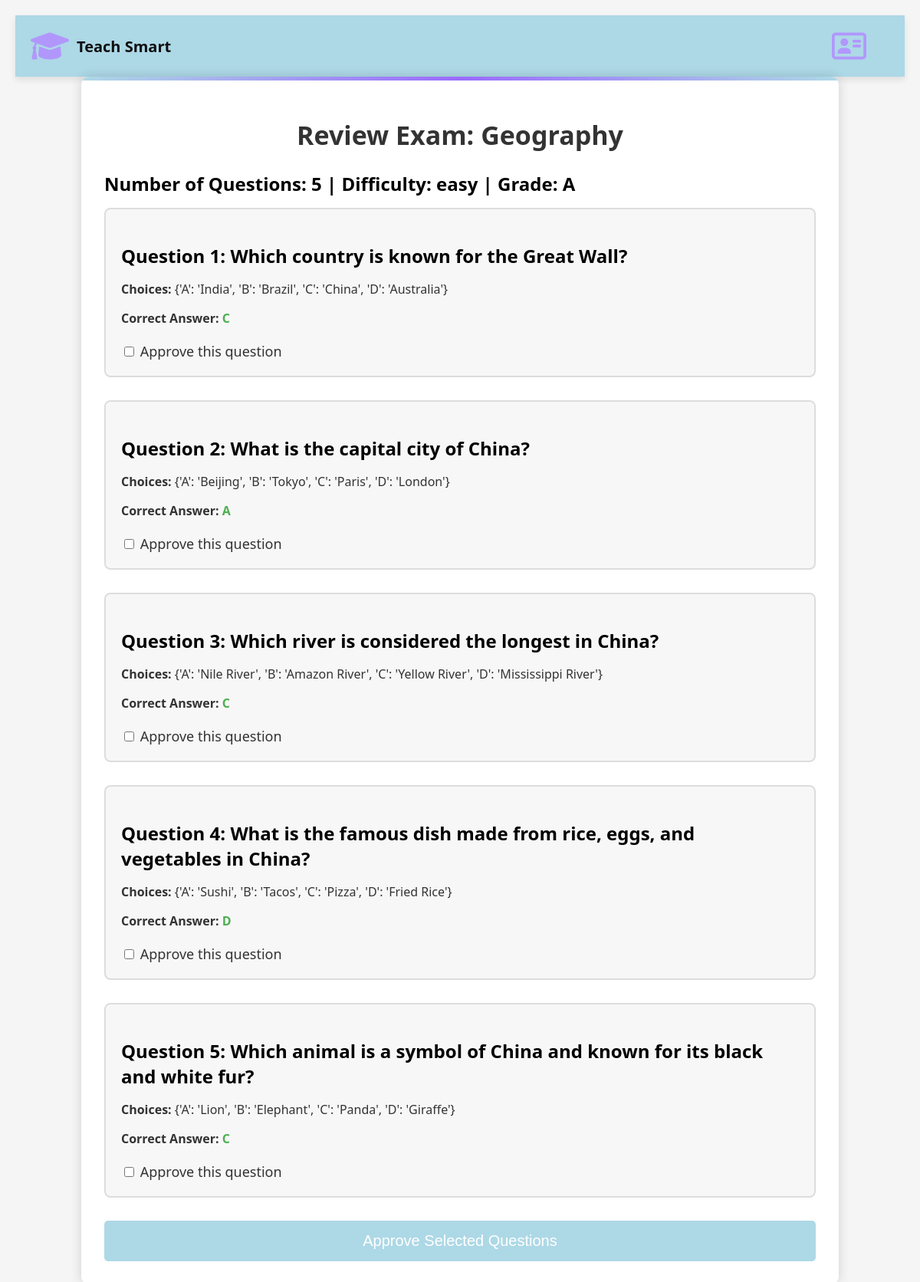
The page /review_exam/2/ on the database as committed earlier.
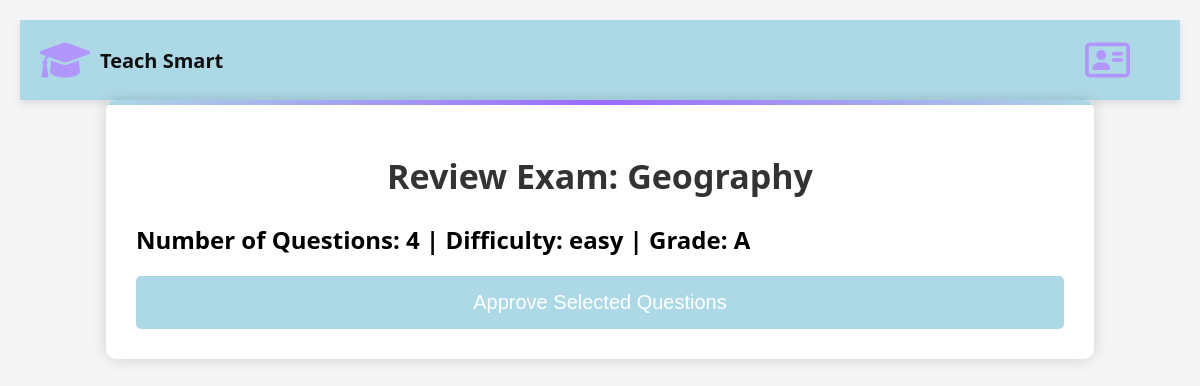
The same page on the database as committed later.
### tsweb/models.py (models this page shows, shortened)
class Exam(models.Model):
    DIFFICULTY_CHOICES = [
        ('easy', 'Easy'),
        ('medium', 'Medium'),
        ('hard', 'Hard'),
    ]
    GRADE_CHOICES = [
        ('A', 'First grade'),
        ('B', 'Second grade'),
        ('C', 'Third grade'),
        ('D', 'Fourth grade'),
        ('E', 'Fifth grade'),
        ('F', 'Sixth grade'),
    ]
    subject = models.ForeignKey(Subject, on_delete=models.CASCADE)
    difficulty = models.CharField(max_length=10, choices=DIFFICULTY_CHOICES)
    material = models.TextField(null=True, blank=True, help_text="Provide the material for the exam")
    num_questions = models.IntegerField(null=True, blank=True, help_text="Number of questions for the exam")
    max_grade = models.IntegerField(null=True, blank=True, help_text="Maximum grade for the exam")
    grade = models.CharField(max_length=1, choices=GRADE_CHOICES, help_text="Grade level for the exam")
    is_approved = models.BooleanField(default=False)  # New field to track approval
    teacher_id =models.CharField(max_length=9)  # Ensure this matches your test

class Question(models.Model):
    exam = models.ForeignKey(Exam, on_delete=models.CASCADE)
    text = models.TextField()
    choices = models.JSONField()  # Store choices as a JSON object
    correct_answer = models.CharField(max_length=1)  # Store correct answer as a single character
    is_approved = models.BooleanField(default=False)

class Subject(models.Model):
        SUBJECT_CHOICES = [
                ('Technology', 'Technology'),
                ('Mathematics', 'Mathematics'),
                ('History', 'History'),
                ( 'English', 'English'),
                ('Geography', 'Geography'),
                ('Literature', 'Literature'),
                ('Science', 'Science'),
            ]
        name = models.CharField(max_length=20, choices=SUBJECT_CHOICES)
        def __str__(self):
                return self.name

### tsweb/views.py (the view, shortened to what this page needs)
# urls.py: path('review_exam/<int:pk>/', views.review_exam, name='review_exam'),
def review_exam(request, pk):
    exam = get_object_or_404(Exam, pk=pk)
    return render(request, 'review_exam.html', {'exam': exam})

### tsweb/Templates/review_exam.html (shortened to what this page needs)
<!DOCTYPE html>
<html lang="en" dir="ltr">
<head>
    {% load static %}
    <link rel="stylesheet" href="{% static 'css/base.css' %}">
    <link rel="stylesheet" href="https://cdnjs.cloudflare.com/ajax/libs/font-awesome/6.0.0-beta3/css/all.min.css">
</head>
<body>
    <header>
        <div class="logo">
            <a href="{% url 'home' %}" class="logo">
                <i class="fa-solid fa-graduation-cap fa-fade" style="color: #B197FC;"></i>
                <span>Teach Smart</span>
            </a>
        </div>
    <div class="back-to-profile">
        <a href="{% url 'profile_teacher' %}" class="btn back-btn">
            <i class="fa-regular fa-address-card" style="color: #B197FC;"></i>
        </a>
    </div>
        </header>
            <form method="POST">
                <div class="exam-container">
                    <h1>Review Exam: {{ exam.subject }}</h1>
                    <p class="question-text" >Number of Questions: {{ exam.num_questions }} | Difficulty: {{ exam.difficulty }} | Grade: {{ exam.grade }}</p>
                    <ul class="questions-list">
                        {% for question in exam.question_set.all %}
                        <li class="question-item">
                            <div class="question-header">
                                <p class="question-text" >{{ question.text }}</p>
                            </div>
                            <div class="question-details">
                                <p><strong>Choices:</strong> {{ question.choices }}</p>
                                <p><strong>Correct Answer:</strong> <span class="correct-answer">{{ question.correct_answer }}</span></p>
                                <label class="approve-label">
                                    <input type="checkbox" name="approved_questions" value="{{ question.id }}">
                                    Approve this question
                                </label>
                            </div>
                        </li>
                        {% endfor %}
                    </ul>
                    <button type="submit" class="approve-btn">Approve Selected Questions</button>
                </div>
            </form>
</body>
</html>

Rows that differ between the two databases and show on the page:
removed Question: text "Question 1: Which country is known for the Great Wall?", choices "{'A': 'India', 'B': 'Brazil', 'C': 'China', 'D': 'Australia'}", correct_answer "C"
removed Question: text "Question 2: What is the capital city of China?", choices "{'A': 'Beijing', 'B': 'Tokyo', 'C': 'Paris', 'D': 'London'}", correct_answer "A"
removed Question: text "Question 3: Which river is considered the longest in China?", choices "{'A': 'Nile River', 'B': 'Amazon River', 'C': 'Yellow River', 'D': 'Mississippi River'}", correct_answer "C"
removed Question: text "Question 4: What is the famous dish made from rice, eggs, and vegetables in China?", choices "{'A': 'Sushi', 'B': 'Tacos', 'C': 'Pizza', 'D': 'Fried Rice'}", correct_answer "D"
removed Question: text "Question 5: Which animal is a symbol of China and known for its black and white fur?", choices "{'A': 'Lion', 'B': 'Elephant', 'C': 'Panda', 'D': 'Giraffe'}", correct_answer "C"
changed Exam "easy": num_questions "5" → "4"
